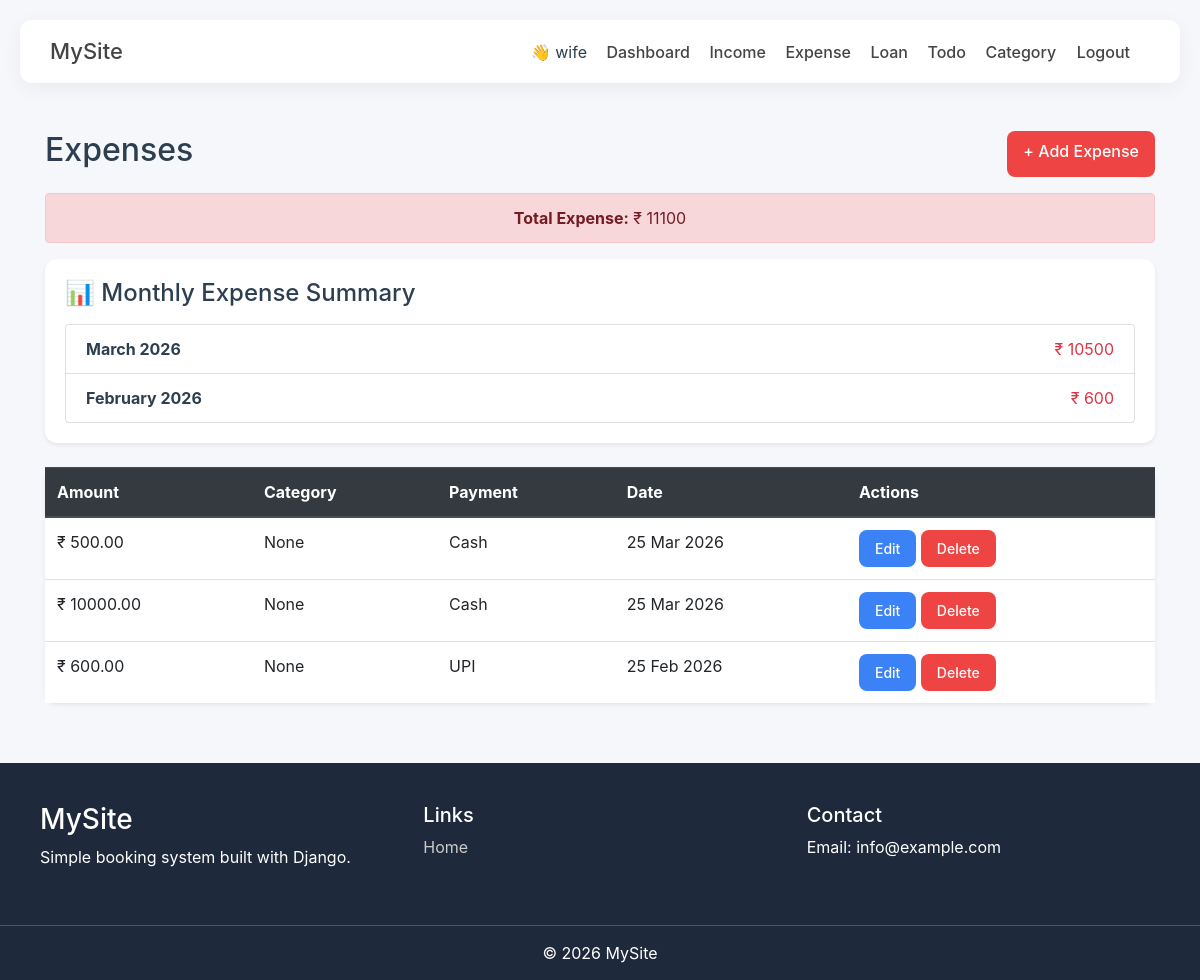
Screenshot of /expense/ (signed in) with the database file from the repository.
### xeon/models.py (models this page shows, shortened)
class BaseModel(models.Model):
    created_at = models.DateTimeField(auto_now_add=True)
    updated_at = models.DateTimeField(auto_now=True)
    class Meta:
        abstract = True

class Expense(BaseModel):
    PAYMENT_METHODS = (
        ('cash', 'Cash'),
        ('card', 'Card'),
        ('upi', 'UPI'),
        ('bank', 'Bank Transfer'),
    )
    user = models.ForeignKey(User, on_delete=models.CASCADE)
    amount = models.DecimalField(max_digits=10, decimal_places=2)
    category = models.ForeignKey(Category, on_delete=models.SET_NULL, null=True)
    payment_method = models.CharField(max_length=10, choices=PAYMENT_METHODS)
    date = models.DateField()
    note = models.TextField(blank=True, null=True)

### xeon/views.py (the view)
# urls.py: path('expense/', expense_list, name='expense_list'),
@login_required
def expense_list(request):
    expenses = Expense.objects.filter(user=request.user).order_by('-date')
    monthly_expenses = (
        expenses
        .annotate(month=TruncMonth('date'))
        .values('month')
        .annotate(total=Sum('amount'))
        .order_by('-month')
    )
    total_expense = expenses.aggregate(Sum('amount'))['amount__sum'] or 0
    return render(request, 'xeon/expense.html', {
        'expenses': expenses,
        'monthly_expenses': monthly_expenses,
        'total_expense': total_expense
    })

### xeon/templates/xeon/expense.html (shortened to what this page needs)
{% extends 'xeon/base.html' %}
{% block content %}
<div class="container mt-5">
    <div class="d-flex justify-content-between mb-3">
        <h2>Expenses</h2>
        <a href="/expense/add/" class="btn btn-danger">+ Add Expense</a>
    </div>
    <div class="alert alert-danger text-center">
        <strong>Total Expense:</strong> ₹ {{ total_expense }}
    </div>
    <div class="card mb-4 shadow-sm">
        <div class="card-body">
            <h4>📊 Monthly Expense Summary</h4>
            <ul class="list-group mt-3">
                {% for item in monthly_expenses %}
                <li class="list-group-item d-flex justify-content-between">
                    <strong>{{ item.month|date:"F Y" }}</strong>
                    <span class="text-danger">₹ {{ item.total }}</span>
                </li>
                {% empty %}
                <li class="list-group-item text-center">No data</li>
                {% endfor %}
            </ul>
        </div>
    </div>
    <div class="card shadow-sm">
        <table class="table table-hover mb-0">
            <thead class="thead-dark">
                <tr>
                    <th>Amount</th>
                    <th>Category</th>
                    <th>Payment</th>
                    <th>Date</th>
                    <th>Actions</th>
                </tr>
            </thead>
            <tbody>
                {% for expense in expenses %}
                <tr>
                    <td>₹ {{ expense.amount }}</td>
                    <td>{{ expense.category }}</td>
                    <td>{{ expense.get_payment_method_display }}</td>
                    <td>{{ expense.date|date:"d M Y" }}</td>
                    <td>
                        <a href="#" class="btn btn-sm btn-info">Edit</a>
                        <form action="/expense/delete/{{ expense.id }}/" method="POST" style="display:inline;">
                            <button class="btn btn-sm btn-danger">Delete</button>
                        </form>
                    </td>
                </tr>
                {% empty %}
                <tr>
                    <td colspan="5" class="text-center">No expenses found</td>
                </tr>
                {% endfor %}
            </tbody>
        </table>
    </div>
</div>
{% endblock %}

### xeon/templates/xeon/base.html (shortened to what this page needs)
{% load static %}
<!DOCTYPE html>
<html lang="en">
<head>
<link href="https://maxcdn.bootstrapcdn.com/bootstrap/4.5.2/css/bootstrap.min.css" rel="stylesheet">
<link rel="stylesheet" href="{% static 'css/style.css' %}">
</head>
<body>
<div class="navbar-custom">
    <div class="logo">
        <a href="/">MySite</a>
    </div>
    <div>
        {% if request.user.is_authenticated %}
            <span style="margin-right:15px;">
                👋 {{ request.user.username }}
            </span>
            <a href="/dashboard/" style="margin-right:15px;">Dashboard</a>
            <a href="/income/" style="margin-right:15px;">Income</a>
            <a href="/expense/" style="margin-right:15px;">Expense</a>
            <a href="/loan/" style="margin-right:15px;">Loan</a>
            <a href="/todo/" style="margin-right:15px;">Todo</a>
            <a href="/category/add/" class="mr-3">Category</a>
            <a href="/logout/">Logout</a>
        {% else %}
            <a href="/login/" style="margin-right:15px;">Login</a>
            <a href="/register/">Register</a>
        {% endif %}
    </div>
</div>
{% block content %}{% endblock %}
<footer>
    <div class="footer-container">
        <div>
            <h3>MySite</h3>
            <p>Simple booking system built with Django.</p>
        </div>
        <div class="footer-links">
            <h5>Links</h5>
            <a href="#">Home</a>
        </div>
        <div class="footer-links">
            <h5>Contact</h5>
            <p>Email: info@example.com</p>
        </div>
    </div>
    <div class="footer-bottom">
        © 2026 MySite
    </div>
</footer>
</body>
</html>

### xeon/static/css/style.css (style rules this page uses)
* { margin: 0; padding: 0; box-sizing: border-box; }
body { font-family: 'Inter', sans-serif; background: #f5f7fb; color: #2c3e50; }
.navbar-custom { display: flex; justify-content: space-between; align-items: center; padding: 15px 30px; background: #ffffff; border-radius: 12px; margin: 20px; box-shadow: 0 5px 20px rgba(0,0,0,0.05); }
.logo { font-size: 22px; font-weight: bold; color: #4f46e5; }
.navbar-custom a { color: #444; margin-right: 20px; text-decoration: none; font-weight: 500; }
.card { border: none; border-radius: 12px; background: #ffffff; box-shadow: 0 5px 20px rgba(0,0,0,0.05); transition: 0.3s; }
.table { background: #fff; }
.table thead { background: #f1f3f9; }
.btn { border-radius: 8px; padding: 8px 16px; font-weight: 500; }
.btn-danger { background: #ef4444; border: none; }
.btn-info { background: #3b82f6; border: none; }
footer { margin-top: 60px; background: #1e293b; color: white; }
.footer-container { display: grid; grid-template-columns: repeat(auto-fit, minmax(200px, 1fr)); gap: 30px; padding: 40px; }
.footer-links a { color: #ccc; display: block; margin-top: 8px; text-decoration: none; }
.footer-bottom { text-align: center; padding: 15px; border-top: 1px solid rgba(255,255,255,0.2); }

### rows the page displays
Expense: amount "500.00", category "None", payment_method "Cash", date "25 Mar 2026"
Expense: amount "10000.00", category "None", payment_method "Cash", date "25 Mar 2026"
Expense: amount "600.00", category "None", payment_method "UPI", date "25 Feb 2026"

### other values shown
{{ request.user.username }} "wife"
{{ total_expense }} "11100"
{{ item.month|date:"F Y" }} "March 2026" "February 2026"
{{ item.total }} "10500" "600"
